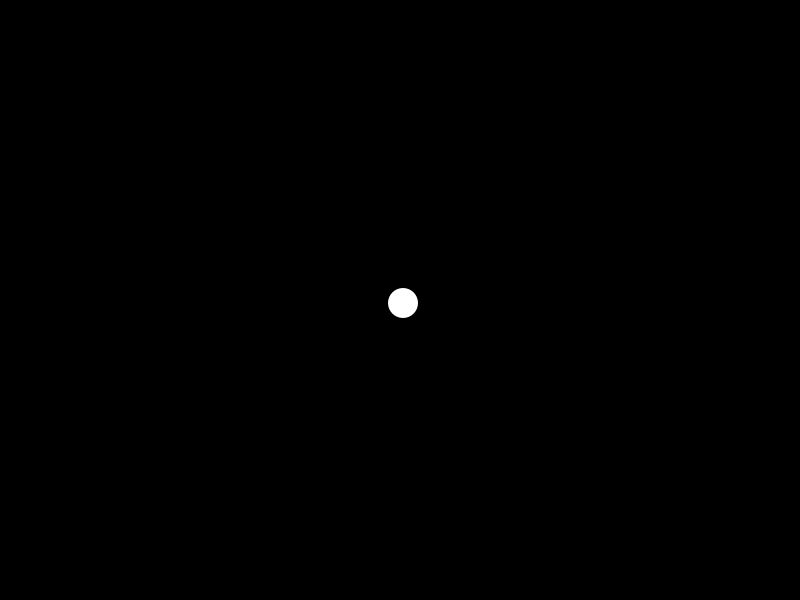
Frame 1 (no input)
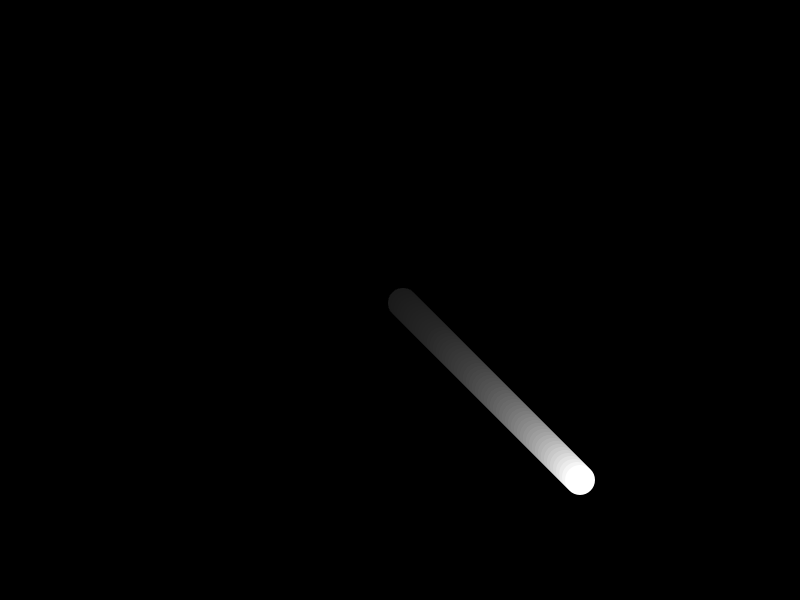
Frame 60 (the mouse pressed at the canvas centre just before this capture)
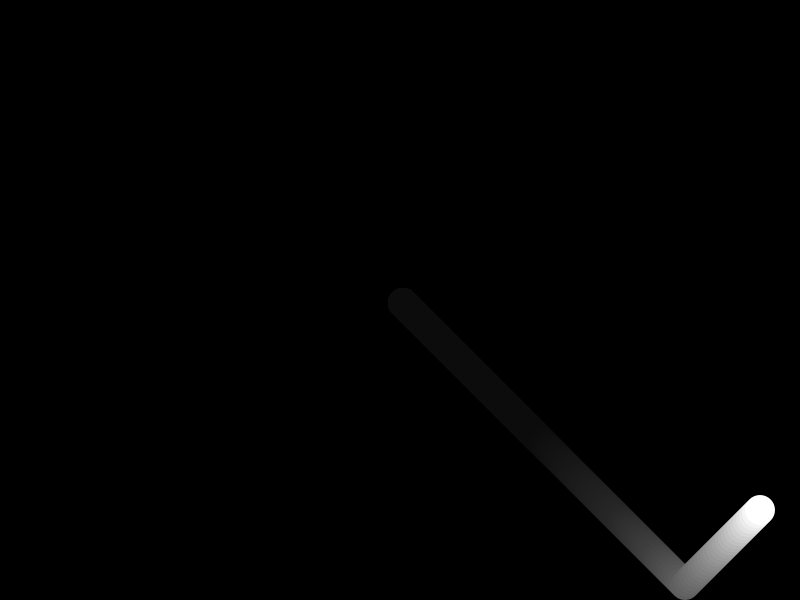
Frame 120 (the mouse held since frame 60 and released just before this capture)

The Processing sketch that drew these frames (run headless with seeded random() and noise(); from frame 60 on, the mouse is pressed at the canvas centre):

// Processing sketch: Animacion
// ── Animacion.pde
int px,py;  // Coordenadas X,Y del punto.
int vx,vy;  // Velocidad en el eje X,Y de nuestro punto.
int diametro;  // Diametro de nuestro punto.


void setup ()
{
  size(800,600);  //  Resolucion de la ventana.
  background (0);  // Color de fondo (Negro).
  frameRate(600);  // Fotogramas por segundo
  px = width/2;  // Posicion inicia en el eje X (longitud de la ventana / 2).
  py = height/2;  // Psicion inicial en el eje Y (altitud de la ventana /2).
  vx = vy = 3;  // Velocidad en el eje X,Y (doble asignacion).
  diametro = 30;  // Diametro de nuestro  punto.
  fill(255);  // El fondo de nuestro punto (Blanco).
  noStroke();  // El punto no tendra bordes.
}

void draw ()
{
  // Creamos un Cuadro del temaño de la ventana totalmente en negro con un poco 
  // de transparencia (10) para que la escela vaya difuminandose en cada frame.
  
  fill(0,10);              
  rect(0,0,width,height);  
  
  // Condiciones para detectar las colisiones con el borde de la Ventana.
  
  if (px + diametro/2 > width -1 || px - diametro/2 < 0)
  {              // Si la coordenada de nuestro punto en el eje X es
    vx *= -1;    // mayor que la anchura de la ventana o menor, se
  }              // invierte la velocidad en el eje X (rebota).
  
  if (py + diametro/2 > height -1 || py - diametro/2 < 0)
  {              // Si la coordenada de nuestro punto en el eje Y es 
    vy *= -1;    // mayor que la altura de la ventana o menor, se 
  }              // invierte la velocidad en el eje Y (rebota).
  
  // Cambio en las coordenadas del punto en este frame y asi simular el movimiento.
  px += vx;    // sumamos a la coordenada del eje X la velocidad correspondiente.
  py += vy;    // sumamos a la coordenada del eje Y la velocidad correspondiente.
  
  fill(255);  // El fondo de nuestro punto (Blanco).
  noStroke();  // El punto no tendra bordes.
  ellipse (px,py,diametro,diametro);   // Dibujamos el punto. 
}
